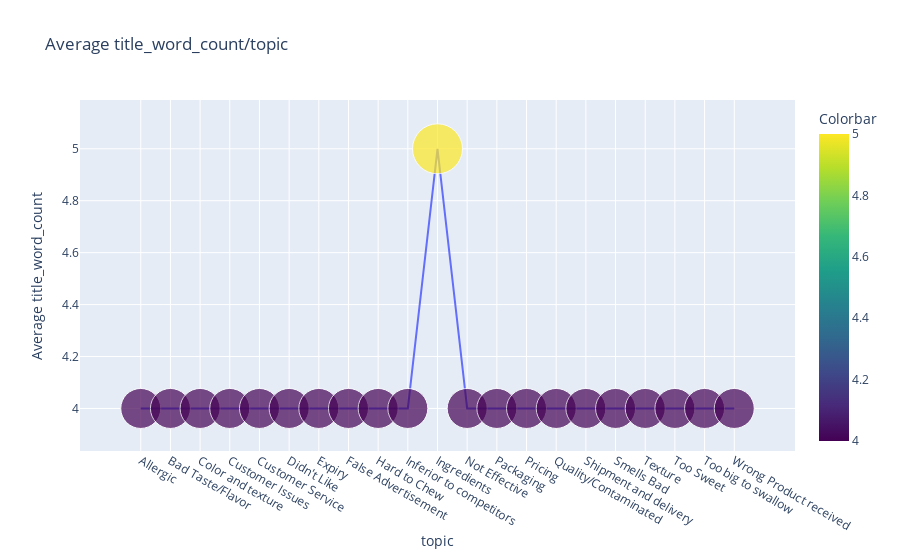

The code cell stored with this chart in its notebook:
### Code cell
create_aggregrated_plots('title_word_count', 'topic',10)

### Figure 1 — Plotly figure (JSON) as saved in the notebook; plotly's stock layout.template omitted (floating-point values rounded to 4 significant figures)
{"data": [{"marker": {"color": [4, 4, 4, 4, 4, 4, 4, 4, 4, 4, 5, 4, 4, 4, 4, 4, 4, 4, 4, 4, 4], "colorbar": {"title": {"text": "Colorbar"}}, "colorscale": [[0.0, "#440154"], [0.1111, "#482878"], [0.2222, "#3e4989"], [0.3333, "#31688e"], [0.4444, "#26828e"], [0.5556, "#1f9e89"], [0.6667, "#35b779"], [0.7778, "#6ece58"], [0.8889, "#b5de2b"], [1.0, "#fde725"]], "size": [40, 40, 40, 40, 40, 40, 40, 40, 40, 40, 50, 40, 40, 40, 40, 40, 40, 40, 40, 40, 40]}, "mode": "lines+markers", "type": "scatter", "x": ["Allergic", "Bad Taste/Flavor", "Color and texture", "Customer Issues", "Customer Service", "Didn't Like", "Expiry", "False Advertisement", "Hard to Chew", "Inferior to competitors", "Ingredients", "Not Effective", "Packaging", "Pricing", "Quality/Contaminated", "Shipment and delivery", "Smells Bad", "Texture", "Too Sweet", "Too big to swallow", "Wrong Product received"], "y": [4, 4, 4, 4, 4, 4, 4, 4, 4, 4, 5, 4, 4, 4, 4, 4, 4, 4, 4, 4, 4]}], "layout": {"title": {"text": "Average title_word_count/topic"}, "xaxis": {"title": {"text": "topic"}}, "yaxis": {"title": {"text": "Average title_word_count"}}}}
